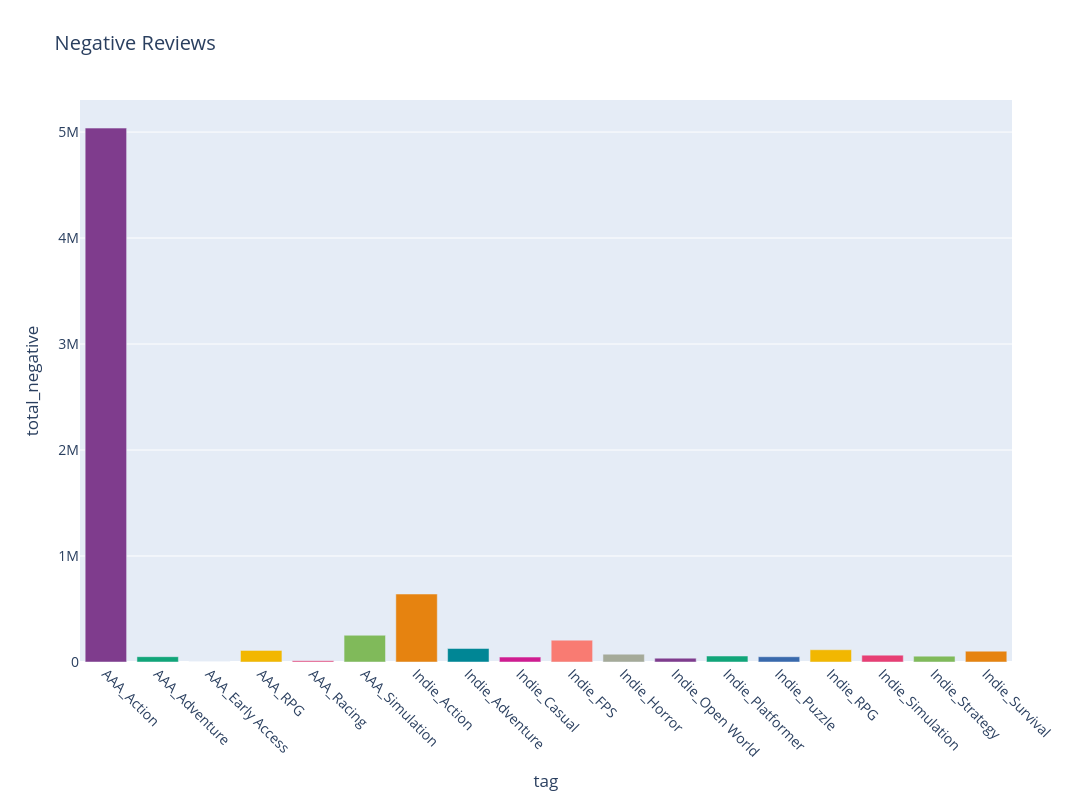

The cell this chart's notebook holds for it:
### Code cell
fig3 = px.bar(
    data_frame=games_data.groupby('tag')['total_negative'].sum().reset_index(),
    x='tag',
    y='total_negative',
    title='Negative Reviews',
    labels={'tag': 'Tag', 'total_positive': 'Total Positive'},
    color='tag',
    color_discrete_sequence=px.colors.qualitative.Bold,
    height=800,
    width=1200
)


fig3.update_layout(
    xaxis_title='tag',
    yaxis_title='total_negative',
    showlegend=False,
    font=dict(size=14)
)


fig3.update_xaxes(tickangle=45)
fig3.show()

### Figure 1 — Plotly figure (JSON) as saved in the notebook; plotly's stock layout.template omitted (floating-point values rounded to 4 significant figures)
{"data": [{"hovertemplate": "Tag=%{x}<br>total_negative=%{y}<extra></extra>", "legendgroup": "AAA_Action", "marker": {"color": "rgb(127, 60, 141)", "pattern": {"shape": ""}}, "name": "AAA_Action", "orientation": "v", "showlegend": true, "textposition": "auto", "type": "bar", "x": ["AAA_Action"], "xaxis": "x", "y": [5037263], "yaxis": "y"}, {"hovertemplate": "Tag=%{x}<br>total_negative=%{y}<extra></extra>", "legendgroup": "AAA_Adventure", "marker": {"color": "rgb(17, 165, 121)", "pattern": {"shape": ""}}, "name": "AAA_Adventure", "orientation": "v", "showlegend": true, "textposition": "auto", "type": "bar", "x": ["AAA_Adventure"], "xaxis": "x", "y": [50179], "yaxis": "y"}, {"hovertemplate": "Tag=%{x}<br>total_negative=%{y}<extra></extra>", "legendgroup": "AAA_Early Access", "marker": {"color": "rgb(57, 105, 172)", "pattern": {"shape": ""}}, "name": "AAA_Early Access", "orientation": "v", "showlegend": true, "textposition": "auto", "type": "bar", "x": ["AAA_Early Access"], "xaxis": "x", "y": [193], "yaxis": "y"}, {"hovertemplate": "Tag=%{x}<br>total_negative=%{y}<extra></extra>", "legendgroup": "AAA_RPG", "marker": {"color": "rgb(242, 183, 1)", "pattern": {"shape": ""}}, "name": "AAA_RPG", "orientation": "v", "showlegend": true, "textposition": "auto", "type": "bar", "x": ["AAA_RPG"], "xaxis": "x", "y": [109641], "yaxis": "y"}, {"hovertemplate": "Tag=%{x}<br>total_negative=%{y}<extra></extra>", "legendgroup": "AAA_Racing", "marker": {"color": "rgb(231, 63, 116)", "pattern": {"shape": ""}}, "name": "AAA_Racing", "orientation": "v", "showlegend": true, "textposition": "auto", "type": "bar", "x": ["AAA_Racing"], "xaxis": "x", "y": [12008], "yaxis": "y"}, {"hovertemplate": "Tag=%{x}<br>total_negative=%{y}<extra></extra>", "legendgroup": "AAA_Simulation", "marker": {"color": "rgb(128, 186, 90)", "pattern": {"shape": ""}}, "name": "AAA_Simulation", "orientation": "v", "showlegend": true, "textposition": "auto", "type": "bar", "x": ["AAA_Simulation"], "xaxis": "x", "y": [252285], "yaxis": "y"}, {"hovertemplate": "Tag=%{x}<br>total_negative=%{y}<extra></extra>", "legendgroup": "Indie_Action", "marker": {"color": "rgb(230, 131, 16)", "pattern": {"shape": ""}}, "name": "Indie_Action", "orientation": "v", "showlegend": true, "textposition": "auto", "type": "bar", "x": ["Indie_Action"], "xaxis": "x", "y": [641374], "yaxis": "y"}, {"hovertemplate": "Tag=%{x}<br>total_negative=%{y}<extra></extra>", "legendgroup": "Indie_Adventure", "marker": {"color": "rgb(0, 134, 149)", "pattern": {"shape": ""}}, "name": "Indie_Adventure", "orientation": "v", "showlegend": true, "textposition": "auto", "type": "bar", "x": ["Indie_Adventure"], "xaxis": "x", "y": [127228], "yaxis": "y"}, {"hovertemplate": "Tag=%{x}<br>total_negative=%{y}<extra></extra>", "legendgroup": "Indie_Casual", "marker": {"color": "rgb(207, 28, 144)", "pattern": {"shape": ""}}, "name": "Indie_Casual", "orientation": "v", "showlegend": true, "textposition": "auto", "type": "bar", "x": ["Indie_Casual"], "xaxis": "x", "y": [46451], "yaxis": "y"}, {"hovertemplate": "Tag=%{x}<br>total_negative=%{y}<extra></extra>", "legendgroup": "Indie_FPS", "marker": {"color": "rgb(249, 123, 114)", "pattern": {"shape": ""}}, "name": "Indie_FPS", "orientation": "v", "showlegend": true, "textposition": "auto", "type": "bar", "x": ["Indie_FPS"], "xaxis": "x", "y": [205989], "yaxis": "y"}, {"hovertemplate": "Tag=%{x}<br>total_negative=%{y}<extra></extra>", "legendgroup": "Indie_Horror", "marker": {"color": "rgb(165, 170, 153)", "pattern": {"shape": ""}}, "name": "Indie_Horror", "orientation": "v", "showlegend": true, "textposition": "auto", "type": "bar", "x": ["Indie_Horror"], "xaxis": "x", "y": [73869], "yaxis": "y"}, {"hovertemplate": "Tag=%{x}<br>total_negative=%{y}<extra></extra>", "legendgroup": "Indie_Open World", "marker": {"color": "rgb(127, 60, 141)", "pattern": {"shape": ""}}, "name": "Indie_Open World", "orientation": "v", "showlegend": true, "textposition": "auto", "type": "bar", "x": ["Indie_Open World"], "xaxis": "x", "y": [36097], "yaxis": "y"}, {"hovertemplate": "Tag=%{x}<br>total_negative=%{y}<extra></extra>", "legendgroup": "Indie_Platformer", "marker": {"color": "rgb(17, 165, 121)", "pattern": {"shape": ""}}, "name": "Indie_Platformer", "orientation": "v", "showlegend": true, "textposition": "auto", "type": "bar", "x": ["Indie_Platformer"], "xaxis": "x", "y": [56280], "yaxis": "y"}, {"hovertemplate": "Tag=%{x}<br>total_negative=%{y}<extra></extra>", "legendgroup": "Indie_Puzzle", "marker": {"color": "rgb(57, 105, 172)", "pattern": {"shape": ""}}, "name": "Indie_Puzzle", "orientation": "v", "showlegend": true, "textposition": "auto", "type": "bar", "x": ["Indie_Puzzle"], "xaxis": "x", "y": [49767], "yaxis": "y"}, {"hovertemplate": "Tag=%{x}<br>total_negative=%{y}<extra></extra>", "legendgroup": "Indie_RPG", "marker": {"color": "rgb(242, 183, 1)", "pattern": {"shape": ""}}, "name": "Indie_RPG", "orientation": "v", "showlegend": true, "textposition": "auto", "type": "bar", "x": ["Indie_RPG"], "xaxis": "x", "y": [115549], "yaxis": "y"}, {"hovertemplate": "Tag=%{x}<br>total_negative=%{y}<extra></extra>", "legendgroup": "Indie_Simulation", "marker": {"color": "rgb(231, 63, 116)", "pattern": {"shape": ""}}, "name": "Indie_Simulation", "orientation": "v", "showlegend": true, "textposition": "auto", "type": "bar", "x": ["Indie_Simulation"], "xaxis": "x", "y": [64691], "yaxis": "y"}, {"hovertemplate": "Tag=%{x}<br>total_negative=%{y}<extra></extra>", "legendgroup": "Indie_Strategy", "marker": {"color": "rgb(128, 186, 90)", "pattern": {"shape": ""}}, "name": "Indie_Strategy", "orientation": "v", "showlegend": true, "textposition": "auto", "type": "bar", "x": ["Indie_Strategy"], "xaxis": "x", "y": [55283], "yaxis": "y"}, {"hovertemplate": "Tag=%{x}<br>total_negative=%{y}<extra></extra>", "legendgroup": "Indie_Survival", "marker": {"color": "rgb(230, 131, 16)", "pattern": {"shape": ""}}, "name": "Indie_Survival", "orientation": "v", "showlegend": true, "textposition": "auto", "type": "bar", "x": ["Indie_Survival"], "xaxis": "x", "y": [102312], "yaxis": "y"}], "layout": {"barmode": "relative", "font": {"size": 14}, "height": 800, "legend": {"title": {"text": "Tag"}, "tracegroupgap": 0}, "showlegend": false, "title": {"text": "Negative Reviews"}, "width": 1200, "xaxis": {"anchor": "y", "categoryarray": ["AAA_Action", "AAA_Adventure", "AAA_Early Access", "AAA_RPG", "AAA_Racing", "AAA_Simulation", "Indie_Action", "Indie_Adventure", "Indie_Casual", "Indie_FPS", "Indie_Horror", "Indie_Open World", "Indie_Platformer", "Indie_Puzzle", "Indie_RPG", "Indie_Simulation", "Indie_Strategy", "Indie_Survival"], "categoryorder": "array", "domain": [0, 1], "tickangle": 45, "title": {"text": "tag"}}, "yaxis": {"anchor": "x", "domain": [0, 1], "title": {"text": "total_negative"}}}}
